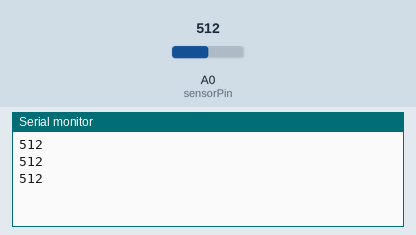
The sketch below on a simulated Arduino Uno, built with avr-gcc and run on an emulated ATmega328P. On the bench: the last lines printed to the serial monitor. Inputs (shaded band) come from the test bench; at power-on: A0 (sensorPin) = 512.

Above: at 1.3 s.
1.4 s: A0 (sensorPin) set to 716
At 1.9 s:
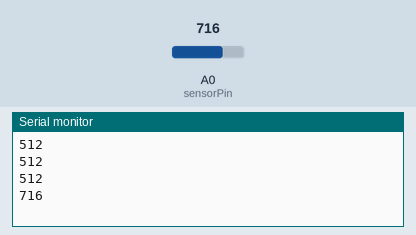
2.9 s: A0 (sensorPin) set to 900
At 3.4 s:
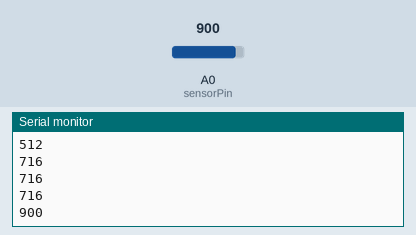
Timing chart, 0 to 5.9 s (numbered marks = the images above; inputs shaded):
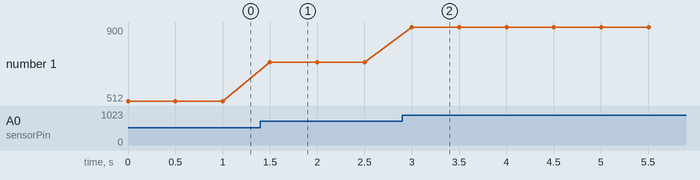

Measured:
- after the input at 1.4 s, the serial monitor: prints a new line after 0.10 s (image 1)
- after the input at 2.9 s, the serial monitor: prints a new line after 0.10 s (image 2)
- plotted number 1: 512 → 716 after the input at 1.4 s, 716 → 900 after the input at 2.9 s

The sketch:

Pot.ino
```cpp
int sensorPin = A0;    // Pino do Potenciometro
int valor = 0;         // Valor lido

void setup() {
  // Iniciar monitor Serial
  Serial.begin(9600);       // Inicia a Serial
}

void loop() {
  // Ler valor do sensor
  valor = analogRead(sensorPin);

  // Mostrar valores na tela
  Serial.println(valor);

  delay(500);

}
```
